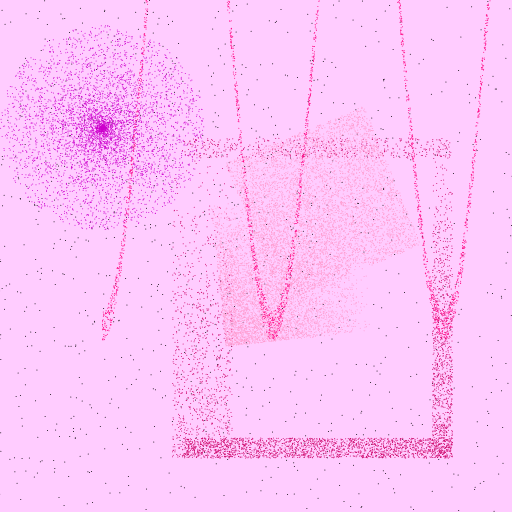
Frame 1 (no input)
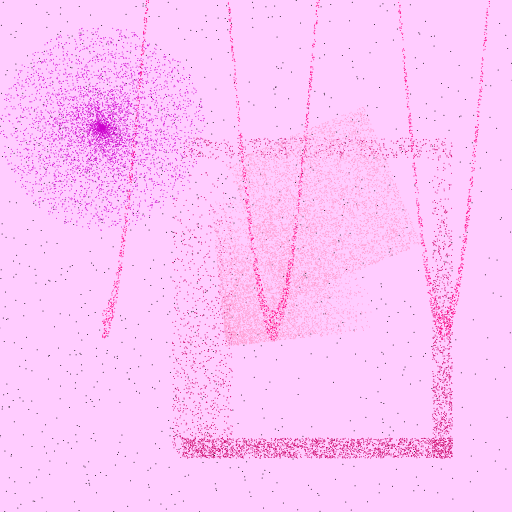
Frame 60 (no input)
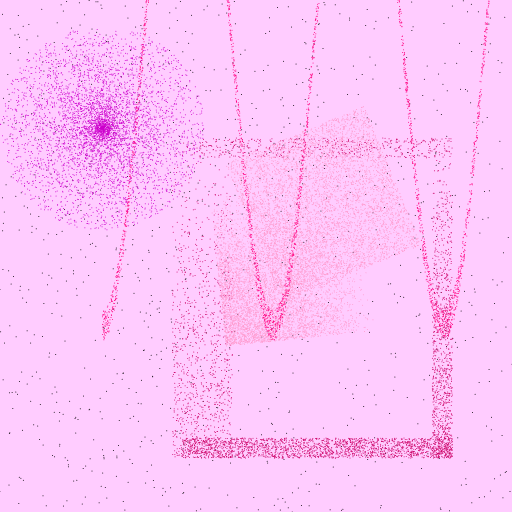
Frame 120 (the mouse pressed at the canvas centre since frame 60)

The p5.js sketch that drew these frames (run headless with seeded random() and noise() and a simulated clock; from frame 60 on, the mouse is pressed at the canvas centre):

// p5.js sketch
// ── sketch.js
/*
For this exercise, I wanted to create something that would make me 
happy when I look at it so I chose a pink colour palette.

I edited the wavy lines to make them thinner and longer which give 
off an exciting roller coaster vibe. 

As for the circle, I wanted it to radiate outwards like the sun, 
so the nearer to the center, the more concetrated the dots will be. 

For the square and rectangle, I overlapped them  for fun, creating 
depth and visual interest. 

However, while each shape/ element was interesting on its own, the 
overall composition lacked coherence due to random and inconsistent 
positioning.

Moving on, I aim to improve by creating a clearer focal point, reducing
visual clutter and ensure that all elements relate more intentionally to 
one another. 

Since this is my first time generating shapes using code, I will continue
to develop my coding skills. 
*/

function setup() {
    createCanvas(512, 512);
    frameRate(50);
    noFill();
}

function draw() {
    background(255, 204, 255);

    // background
    stroke(0);
    var standardDeviation = 400;
    for (var i = 0; i < 5000; i++) {
        var backDist = randomGaussian(0, standardDeviation);
        var b = createVector(backDist, random(-height, height));
        point(b.x, b.y);
    }

    // circle
    stroke(204, 0, 204);
    translate(width / 5, height / 4);
    for (var i = 0; i < 5000; i++) {
        var cirDist = (max(random(0, -10), random(0, -2)) * width) / 10;
        var angle = random(0, PI * 2);
        var c = createVector(cos(angle), sin(angle));
        c.mult(cirDist);
        point(c.x, c.y);
    }

    // top line
    stroke(204, 0, 102);
    for (var i = 0; i < 500; i++) {
        var lineX = random(80, 350);
        var lineY = random(20 - 10, 20 + 10);
        point(lineX, lineY);
    }

    // bottom line
    for (var i = 0; i < 2000; i++) {
        var lineX = random(80, 350);
        var lineY = random(320 - 10, 320 + 10);
        point(lineX, lineY);
    }

    // left & right lines
    for (var i = 0; i < 1000; i++) {
        var leftLineX = random(90 - 20, 90 + 40);
        var leftLineY = max(random(10, 330), random(10, 330));
        point(leftLineX, leftLineY);

        var rightLineX = random(340 - 10, 340 + 10);
        var rightLineY = max(random(10, 330), random(10, 330));
        point(rightLineX, rightLineY);
    }

    // square
    stroke(255, 153, 204);
    for (var i = 0; i < 5000; i++) {
        var sqX = random(100, 250);
        var sqY = random(80, 230);
        push();
        rotate(-PI / 8);
        point(sqX, sqY);
        pop();
    }

    // square shadow
    stroke(255, 153, 204);
    for (var i = 0; i < 5000; i++) {
        var sqBX = min(random(100, 250), random(100, 250));
        var sqBY = max(random(80, 230), random(80, 230));
        push();
        rotate(-PI / 30);
        point(sqBX, sqBY);
        pop();
    }

    // wave dark pink
    push();
    stroke(204, 0, 204);
    translate(10, height / -2);
    var amp = 10;
    for (var i = 0; i < 2000; i++) {
        var waveX = random(0, width);
        var waveY = cos((waveX / width) * PI * 6) * amp;
        waveY += random(-10, 10);
        point(waveX, waveY);
    }
    pop();

    // wave pink
    push();
    stroke(255, 0, 127);
    translate(0, height / -5);
    var amp = 300;
    for (var i = 0; i < 5000; i++) {
        var waveX = random(0, width);
        var waveY = cos((waveX / width) * PI * 6) * amp;
        waveY += random(-15, 15);
        point(waveX, waveY);
    }
    pop();
}
